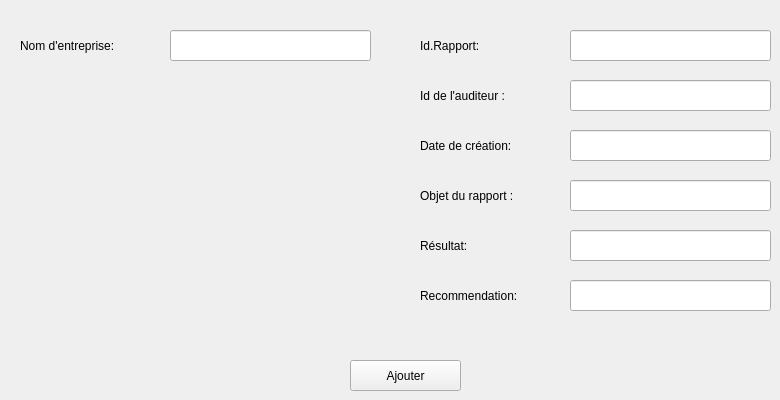
      <widget class="QWidget" name="tab">
       <attribute name="title">
        <string>Ajouter un rapport</string>
       </attribute>
       <widget class="QLineEdit" name="lineEdit_result">
        <property name="geometry">
         <rect>
          <x>570</x>
          <y>230</y>
          <width>201</width>
          <height>31</height>
         </rect>
        </property>
       </widget>
       <widget class="QLabel" name="label_19">
        <property name="geometry">
         <rect>
          <x>420</x>
          <y>230</y>
          <width>121</width>
          <height>31</height>
         </rect>
        </property>
        <property name="text">
         <string>Résultat:</string>
        </property>
       </widget>
       <widget class="QLineEdit" name="lineEdit_idauditeur">
        <property name="geometry">
         <rect>
          <x>570</x>
          <y>80</y>
          <width>201</width>
          <height>31</height>
         </rect>
        </property>
       </widget>
       <widget class="QLabel" name="label_30">
        <property name="geometry">
         <rect>
          <x>420</x>
          <y>30</y>
          <width>131</width>
          <height>31</height>
         </rect>
        </property>
        <property name="text">
         <string>Id.Rapport:</string>
        </property>
       </widget>
       <widget class="QLabel" name="label_16">
        <property name="geometry">
         <rect>
          <x>420</x>
          <y>80</y>
          <width>141</width>
          <height>31</height>
         </rect>
        </property>
        <property name="text">
         <string>Id de l'auditeur :</string>
        </property>
       </widget>
       <widget class="QLabel" name="label_18">
        <property name="geometry">
         <rect>
          <x>420</x>
          <y>180</y>
          <width>151</width>
          <height>31</height>
         </rect>
        </property>
        <property name="text">
         <string>Objet du rapport :</string>
        </property>
       </widget>
       <widget class="QLabel" name="label_17">
        <property name="geometry">
         <rect>
          <x>420</x>
          <y>130</y>
          <width>151</width>
          <height>31</height>
         </rect>
        </property>
        <property name="text">
         <string>Date de création:</string>
        </property>
       </widget>
       <widget class="QLineEdit" name="lineEdit_objet">
        <property name="geometry">
         <rect>
          <x>570</x>
          <y>180</y>
          <width>201</width>
          <height>31</height>
         </rect>
        </property>
       </widget>
       <widget class="QLabel" name="label_20">
        <property name="geometry">
         <rect>
          <x>420</x>
          <y>280</y>
          <width>151</width>
          <height>31</height>
         </rect>
        </property>
        <property name="text">
         <string>Recommendation:</string>
        </property>
       </widget>
       <widget class="QLineEdit" name="lineEdit_recommendation">
        <property name="geometry">
         <rect>
          <x>570</x>
          <y>280</y>
          <width>201</width>
          <height>31</height>
         </rect>
        </property>
       </widget>
       <widget class="QPushButton" name="pushButton_ajouter">
        <property name="geometry">
         <rect>
          <x>350</x>
          <y>360</y>
          <width>111</width>
          <height>31</height>
         </rect>
        </property>
        <property name="cursor">
         <cursorShape>PointingHandCursor</cursorShape>
        </property>
        <property name="styleSheet">
         <string notr="true"/>
        </property>
        <property name="text">
         <string>Ajouter</string>
        </property>
       </widget>
       <widget class="QLineEdit" name="lineEdit_idrapport">
        <property name="geometry">
         <rect>
          <x>570</x>
          <y>30</y>
          <width>201</width>
          <height>31</height>
         </rect>
        </property>
       </widget>
       <widget class="QLineEdit" name="lineEdit_nomentrep">
        <property name="geometry">
         <rect>
          <x>170</x>
          <y>30</y>
          <width>201</width>
          <height>31</height>
         </rect>
        </property>
       </widget>
       <widget class="QLabel" name="label_23">
        <property name="geometry">
         <rect>
          <x>20</x>
          <y>30</y>
          <width>161</width>
          <height>31</height>
         </rect>
        </property>
        <property name="text">
         <string>Nom d'entreprise:</string>
        </property>
       </widget>
       <widget class="QLineEdit" name="lineEdit_date">
        <property name="geometry">
         <rect>
          <x>570</x>
          <y>130</y>
          <width>201</width>
          <height>31</height>
         </rect>
        </property>
       </widget>
      </widget>
